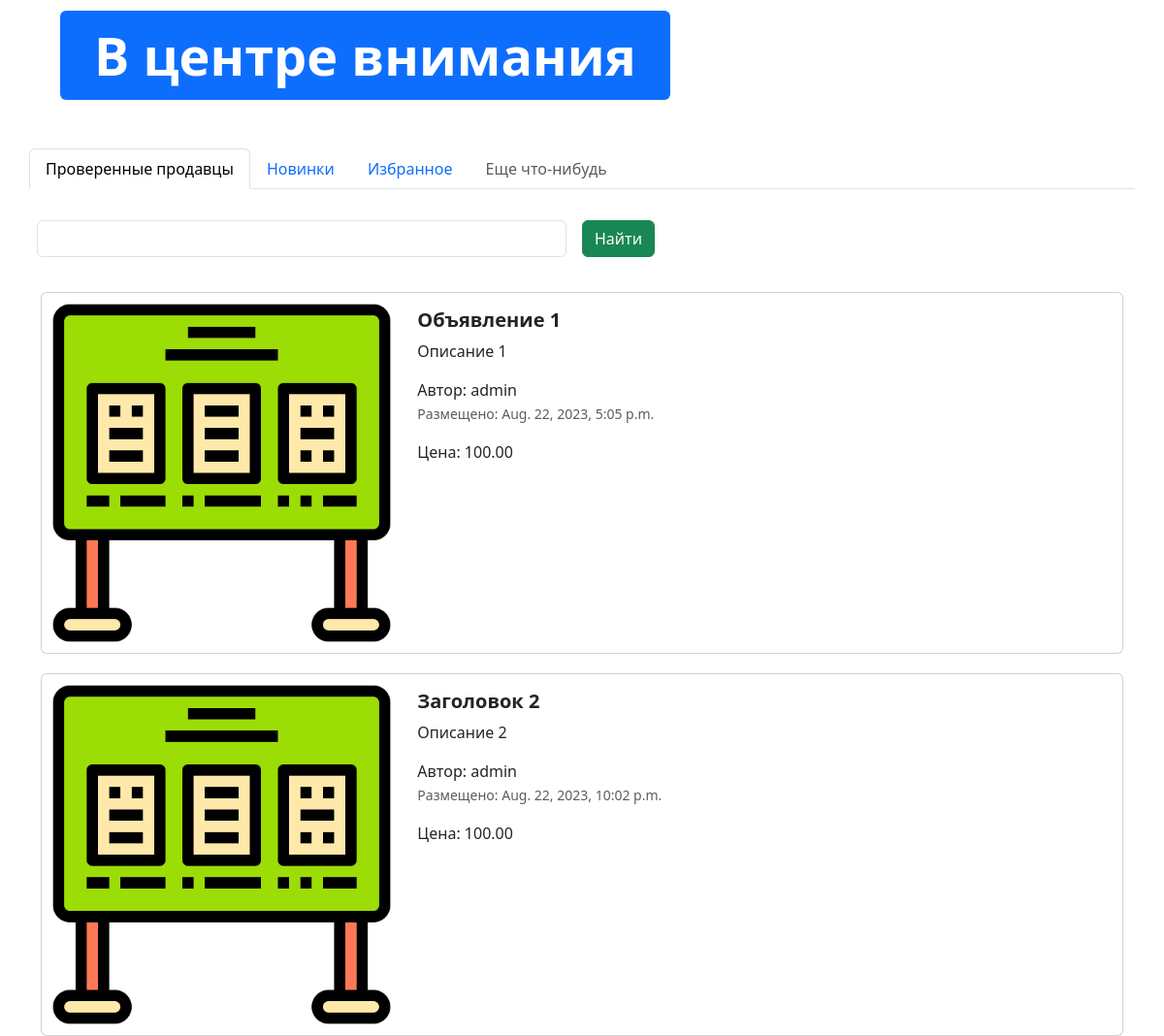
The app's page / (middle part), older data.
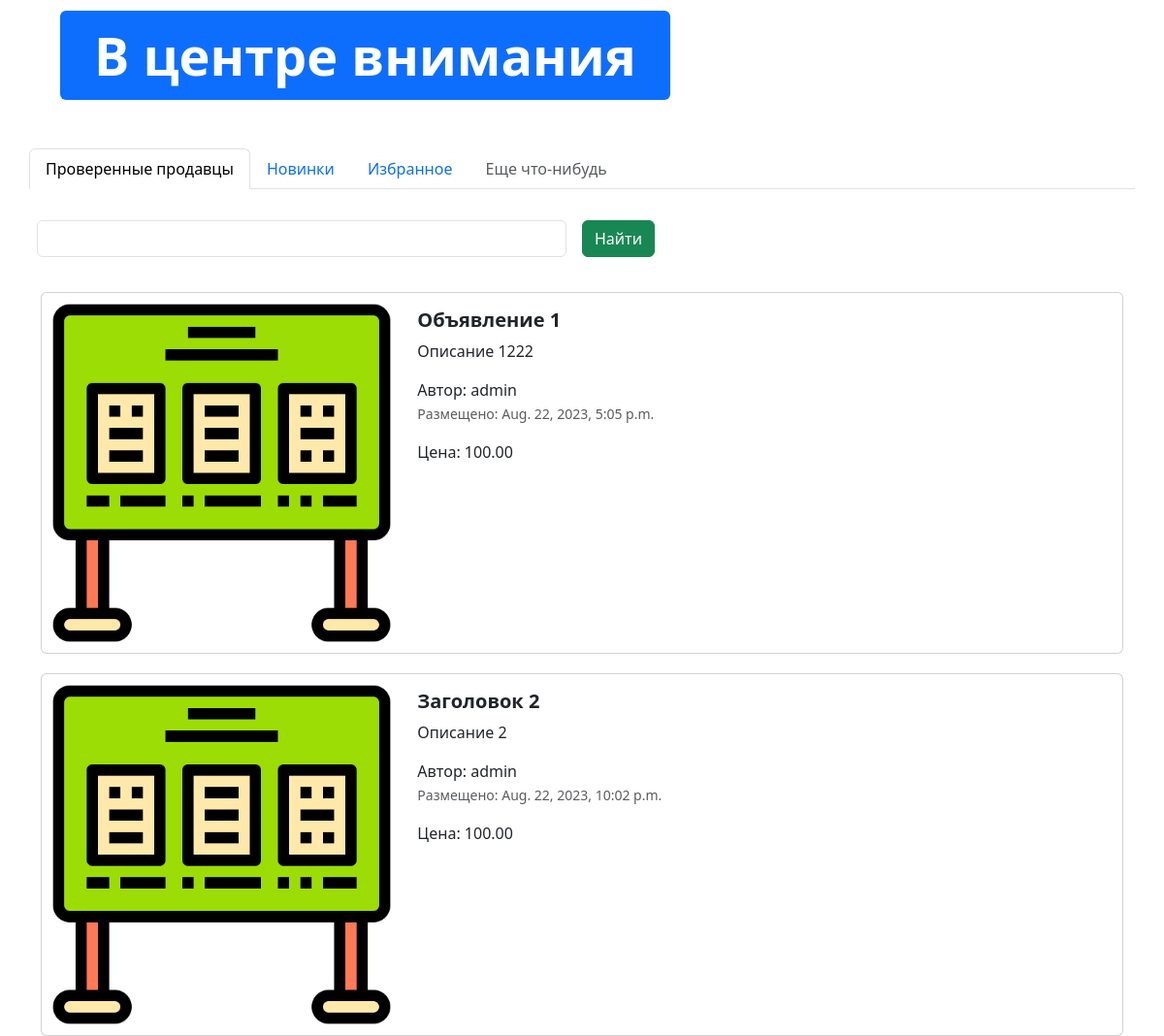
The same page, newer data.
### app_advertisements/models.py (models this page shows, shortened)
class Advertisement(models.Model):
    title = models.CharField("заголовок", max_length=128)
    description = models.TextField("описание")
    price = models.DecimalField("цена", max_digits=10, decimal_places=2)
    auction = models.BooleanField("торг", help_text="Отметьте, если торг уместен")
    created_at = models.DateTimeField(auto_now_add=True)
    updated_at = models.DateTimeField(auto_now=True)
    image = models.ImageField("Изображение", upload_to="advertisements/")
    user = models.ForeignKey(User, verbose_name="Пользователь", on_delete=models.CASCADE)
    class Meta:
        db_table = 'advertisements'

### app_advertisements/views.py (the view)
# urls.py: path("", index, name="main-page"),
def index(request):
    advertisements = Advertisement.objects.all
    context = {"advertisements": advertisements}
    return render(request, "index.html", context)

### templates/index.html (shortened to what this page needs)
{% extends 'base.html' %}
{% load static %}
{% block content %}
<div class="container" style="margin: 50px;">
  <div class="display-2">
    <span class="badge bg-primary">В центре внимания</span>
  </div>
</div>
<div class="container">
  <div class="row">
    <ul class="nav nav-tabs bg-white">
      <li class="nav-item">
        <a class="nav-link active" aria-current="page" href="#">Проверенные продавцы</a>
      </li>
      <li class="nav-item">
        <a class="nav-link" href="#">Новинки</a>
      </li>
      <li class="nav-item">
        <a class="nav-link" href="#">Избранное</a>
      </li>
      <li class="nav-item">
        <a class="nav-link disabled" href="#" tabindex="-1" aria-disabled="true">Еще что-нибудь</a>
      </li>
    </ul>
    <form class="row g-3">
      <div class="col-auto w-50">
        <input type="text" class="form-control">
      </div>
      <div class="col-auto">
        <button type="submit" class="btn btn-success mb-3">Найти</button>
      </div>
    </form>
  </div>
  {% for adv in advertisements %}
  <div class="col">
    <div class="card mb-2" style="max-width: 1200px; margin-top: 20px;">
      <div class="row g-0">
        <div class="col-md-4">
          <a href="advertisement.html" class="nav-link">
            <img class="img-fluid rounded-start" alt="Card title" src="{% if adv.image %} {{adv.image.url}} {% else %} static/img/adv.png {% endif %}"/>
          </a>
        </div>
        <div class="col-md-8">
          <div class="card-body">
            <h5 class="card-title">
              <a href="advertisement.html" class="nav-link"><strong>{{ adv.title }}</strong></a>
            </h5>
            <a href="advertisement.html" class="nav-link">
              <p class="card-text">
                {{ adv.description }}
              </p>
              <span>Автор: {{ adv.user }}</span>
              <p class="card-text"><small class="text-muted">Размещено: {{ adv.created_at }}</small></p>
              <span>Цена: {{ adv.price }}</span>
            </a>
          </div>
        </div>
      </div>
    </div>
  {% endfor %}
  </div>
</div>
{% endblock %}

### templates/base.html (shortened to what this page needs)
{% load static %}
<!DOCTYPE html>
<html lang="en">
<head>
  <link href="{% static 'css/bootstrap.min.css' %}" rel="stylesheet">
  <link rel="stylesheet" href="{% static 'css/fontello.css' %}">
</head>
<body>
{% block content %}
{% endblock %}
</body>
</html>

Row changes from the older to the newer data that the page shows:
changed Advertisement "Объявление 1": description "Описание 1" → "Описание 1222"
